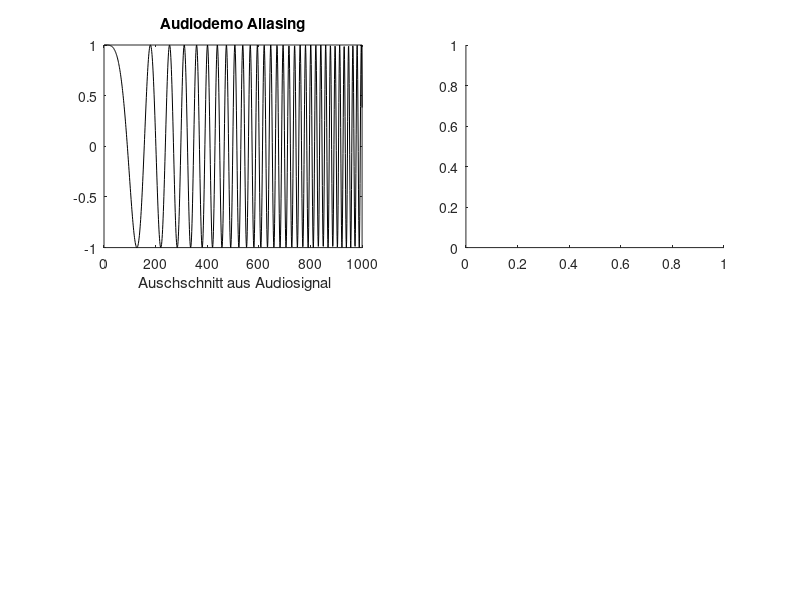

MATLAB code for this plot: (Note: this script raises an error after producing the figure.)
%% Demostration von Aliasing durch ein Chirpsignal
% (i) Bei einer Abtastfrequenz von 2kHz kann ein Chirp-Signal
%     bis 1kHz ohne Aliasing abgetastet werden
% (ii)Reduziert man die Abtastfrequenz auf 1kHz (ohne vorherigen
%     Tiefpass mit fg = 500Hz) so tritt bei 500Hz Aliasing auf. 
%     Die linear steigende Frequenz des Chirp fällt scheinbar, was natürlich
%     nicht stimmt.  
%     Fazit: Ein Tiefpass mit fg=500Hz würde die Spiegelfrequenz vermeiden,  
% B. WIR 18.2.2022 

%(i)
f_a = 2000;    % Abastfrequenz in Hz 
vektor_t=0:1/f_a:4; % Zeitachse 4s 

F0 = 0; %Hz
T1 = 4; %s;
F1 = f_a/2;
y = chirp(vektor_t,F0,4,F1);


subplot(2,2,1)
plot(y(1:1000),'k' ); title('Audiodemo Aliasing')
xlabel(' Auschschnitt aus Audiosignal')
subplot(2,2,2)
spectrogram(y,256,250,256,2E3,'yaxis');   % Display the spectrogram
soundsc(y,f_a); % Sinus 

pause(5)

%% Abtastung bei f_a/2
y_aliasing = y(1:4:end);

subplot(2,2,3)
plot(y(1:1000),'k' );
subplot(2,2,4)
spectrogram(y_aliasing,256,250,256,1E3,'yaxis');   % Display the spectrogram
soundsc(y_aliasing,f_a/2); % Sinus 